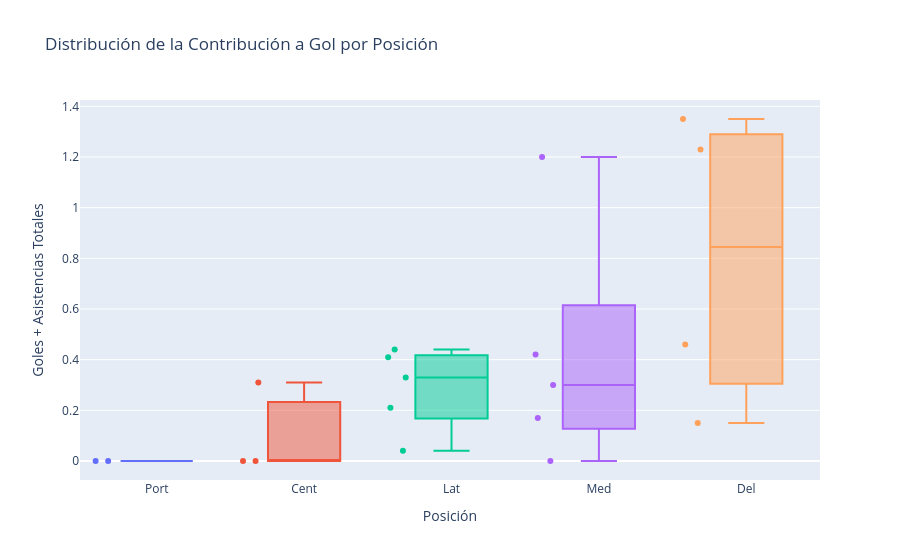

Here is the notebook cell this chart was saved with:
### Markdown cell above
## 4. Distribución de la Producción Ofensiva por Posición

Analizamos cómo se distribuye la contribución de gol ($\text{Goles} + \text{Asistencias}$) según la posición táctica en el campo.

El gráfico de caja (boxplot) con todos los puntos visibles (`points='all'`) permite observar:
- La mediana y dispersión del rendimiento dentro de cada demarcación.
- Los **jugadores atípicos o destacados** (*outliers*) que aportan un volumen de gol superior al promedio de su línea táctica.

### Code cell
fig3 = px.box(
    df,
    x='posicion',
    y='contribucion_gol',
    color='posicion',
    points='all',                  
    hover_name='nombre',            
    hover_data=['goles', 'asist'],  
    title="Distribución de la Contribución a Gol por Posición"
)

fig3.update_layout(
    xaxis_title="Posición",
    yaxis_title="Goles + Asistencias Totales",
    showlegend=False
)

fig3.show(renderer="vscode")

### Figure 1 — Plotly figure (JSON) as saved in the notebook; plotly's stock layout.template omitted (floating-point values rounded to 4 significant figures)
{"data": [{"alignmentgroup": "True", "boxpoints": "all", "customdata": [[0, 0], [0, 0]], "hovertemplate": "<b>%{hovertext}</b><br><br>posicion=%{x}<br>contribucion_gol=%{y}<br>goles=%{customdata[0]}<br>asist=%{customdata[1]}<extra></extra>", "hovertext": ["Jorge Rodriguez", "Javier Sanchez"], "legendgroup": "Port", "marker": {"color": "#636efa"}, "name": "Port", "notched": false, "offsetgroup": "Port", "orientation": "v", "showlegend": true, "type": "box", "x": ["Port", "Port"], "x0": " ", "xaxis": "x", "y": [0.0, 0.0], "y0": " ", "yaxis": "y"}, {"alignmentgroup": "True", "boxpoints": "all", "customdata": [[0, 0], [0, 0], [7, 2]], "hovertemplate": "<b>%{hovertext}</b><br><br>posicion=%{x}<br>contribucion_gol=%{y}<br>goles=%{customdata[0]}<br>asist=%{customdata[1]}<extra></extra>", "hovertext": ["Manuel Hermoso", "Martin Peiro", "Miguel Gutierrez"], "legendgroup": "Cent", "marker": {"color": "#EF553B"}, "name": "Cent", "notched": false, "offsetgroup": "Cent", "orientation": "v", "showlegend": true, "type": "box", "x": ["Cent", "Cent", "Cent"], "x0": " ", "xaxis": "x", "y": [0.0, 0.0, 0.31], "y0": " ", "yaxis": "y"}, {"alignmentgroup": "True", "boxpoints": "all", "customdata": [[5, 6], [4, 7], [2, 5], [1, 3], [1, 0]], "hovertemplate": "<b>%{hovertext}</b><br><br>posicion=%{x}<br>contribucion_gol=%{y}<br>goles=%{customdata[0]}<br>asist=%{customdata[1]}<extra></extra>", "hovertext": ["Kosta Velazco", "Jaime Cerezo", "Alejandro Martinez", "Pablo Leon", "Hugo Mauro"], "legendgroup": "Lat", "marker": {"color": "#00cc96"}, "name": "Lat", "notched": false, "offsetgroup": "Lat", "orientation": "v", "showlegend": true, "type": "box", "x": ["Lat", "Lat", "Lat", "Lat", "Lat"], "x0": " ", "xaxis": "x", "y": [0.44, 0.41, 0.33, 0.21, 0.04], "y0": " ", "yaxis": "y"}, {"alignmentgroup": "True", "boxpoints": "all", "customdata": [[3, 8], [5, 2], [0, 0], [15, 21], [1, 2]], "hovertemplate": "<b>%{hovertext}</b><br><br>posicion=%{x}<br>contribucion_gol=%{y}<br>goles=%{customdata[0]}<br>asist=%{customdata[1]}<extra></extra>", "hovertext": ["Cesar Garcia", "Alvaro Cano", "Mario Andres", "Diego Baptista", "Alvaro Ruiz"], "legendgroup": "Med", "marker": {"color": "#ab63fa"}, "name": "Med", "notched": false, "offsetgroup": "Med", "orientation": "v", "showlegend": true, "type": "box", "x": ["Med", "Med", "Med", "Med", "Med"], "x0": " ", "xaxis": "x", "y": [0.42, 0.3, 0.0, 1.2, 0.17], "y0": " ", "yaxis": "y"}, {"alignmentgroup": "True", "boxpoints": "all", "customdata": [[30, 7], [2, 0], [19, 8], [7, 5]], "hovertemplate": "<b>%{hovertext}</b><br><br>posicion=%{x}<br>contribucion_gol=%{y}<br>goles=%{customdata[0]}<br>asist=%{customdata[1]}<extra></extra>", "hovertext": ["Alejandro Galindo", "Carlos Born", "Hugo Diaz", "Sergio Velazco"], "legendgroup": "Del", "marker": {"color": "#FFA15A"}, "name": "Del", "notched": false, "offsetgroup": "Del", "orientation": "v", "showlegend": true, "type": "box", "x": ["Del", "Del", "Del", "Del"], "x0": " ", "xaxis": "x", "y": [1.23, 0.15, 1.35, 0.46], "y0": " ", "yaxis": "y"}], "layout": {"boxmode": "overlay", "legend": {"title": {"text": "posicion"}, "tracegroupgap": 0}, "showlegend": false, "title": {"text": "Distribución de la Contribución a Gol por Posición"}, "xaxis": {"anchor": "y", "categoryarray": ["Port", "Cent", "Lat", "Med", "Del"], "categoryorder": "array", "domain": [0, 1], "title": {"text": "Posición"}}, "yaxis": {"anchor": "x", "domain": [0, 1], "title": {"text": "Goles + Asistencias Totales"}}}}
